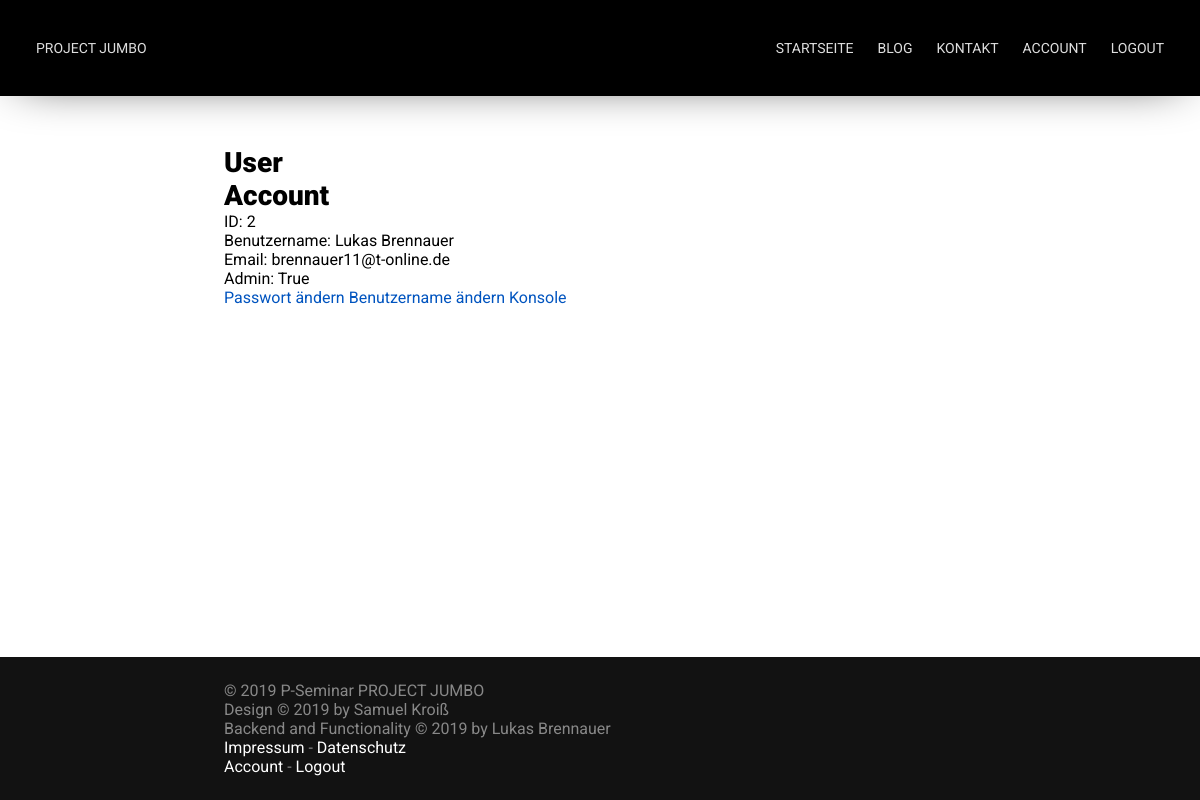
/user (signed in), run on the app's committed database.
### app/models.py (models this page shows, shortened)
class User(db.Model):
    id = db.Column(db.Integer, primary_key=True)
    username = db.Column(db.String(64), nullable=False, unique=True)
    password_hash = db.Column(db.String(120))
    email = db.Column(db.String, nullable=False, unique=True)
    admin_acc = db.Column(db.Boolean, default=False, nullable=False)
    is_active = True
    is_authenticated = True

### app/routes/user_pages.py (the view)
@app.route('/user', methods=['GET'])
@login_required
def user_page():
    return render_template('user_page.html', title='User')

### app/models.py (called while the page is built)
@login.user_loader
def load_user(id):
    return User.query.get(id)

### templates/user_page.html
{% extends 'base.html' %}
{% block content %}
<h1>Account</h1>
<p>ID: {{ current_user.id }}</p>
<p>Benutzername: {{ current_user.username }}</p>
<p>Email: {{ current_user.email }}</p>
<p>Admin: {{ current_user.admin_acc }}</p>
<span class="button"><a href="{{ url_for('change_password') }}">Passwort ändern</a></span>
<span class="button"><a href="{{ url_for('change_username') }}">Benutzername ändern</a></span>
{% if current_user.admin_acc == true %}
<span class="button"><a href="{{ url_for('admin') }}">Konsole</a></span>
{% endif %}
{% endblock %}

### static/css/main.css (style rules this page uses)
:root { --nav-link-color: #DEDEDE; --nav-link-color-hover: #FFFFFF; --link-color: #0054bf; }
* { margin: 0; padding: 0; font-family: 'Roboto', sans-serif; font-size: 16px; font-weight: 400; text-decoration: none; scroll-behavior: smooth; }
body { width: 100%; height: 100%; overflow-x: hidden; overflow-y: scroll; }
h1, h2, h3 { font-weight: 900; }
h1 { font-size: 28px; }
a { color: var(--link-color); }

### data on the page
User: id "2", username "Lukas Brennauer", email "brennauer11@t-online.de", admin_acc "True"

### other printed values
{{ title }} "User"
